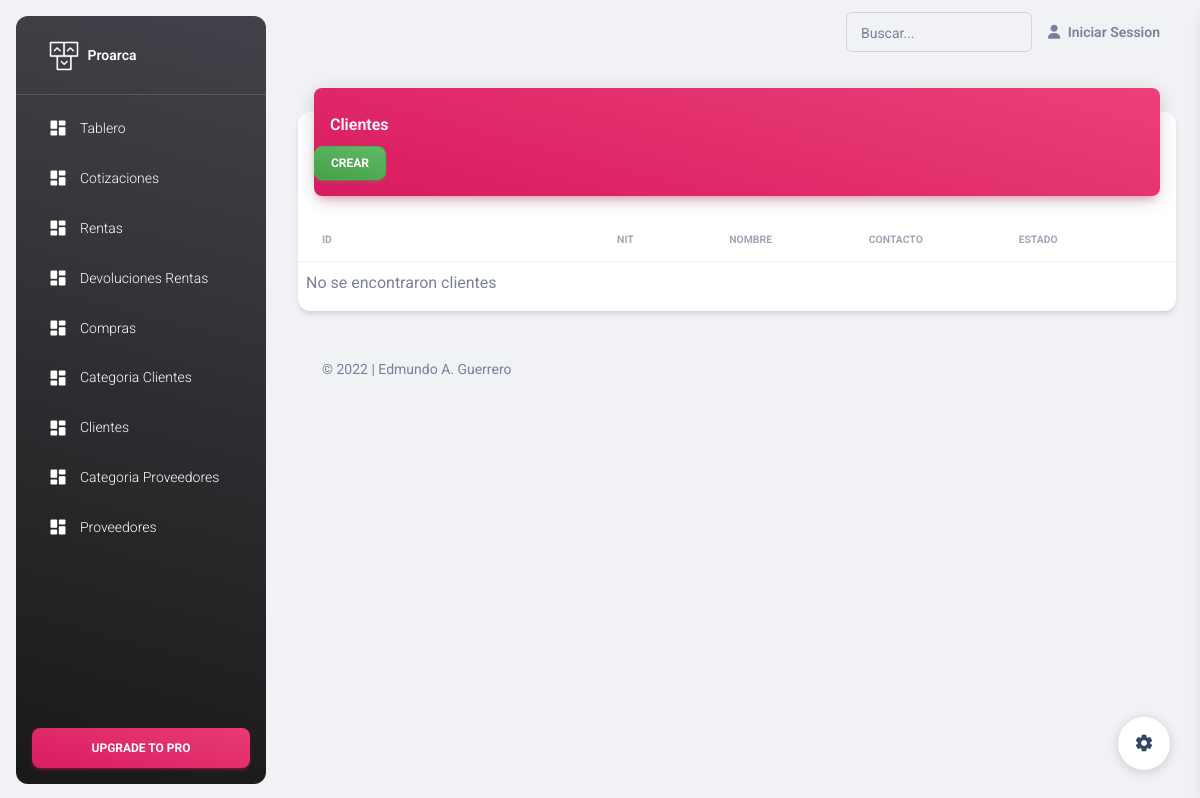
The page /views/pages/Cliente.php on the database its author committed.
### tables this page shows
CREATE TABLE IF NOT EXISTS `modulos` (
  `modulos_id` INT NOT NULL AUTO_INCREMENT,
  `nombre` VARCHAR(50) NOT NULL,
  `estado` INT NOT NULL DEFAULT 0,
  PRIMARY KEY (`modulos_id`));

### controlers/Config.php (called while the page is built, shortened)
<?php
$root = $_SERVER["DOCUMENT_ROOT"];
$dirProyecto = "$root/proarca";
$config = json_decode(file_get_contents("$dirProyecto/config/config.json"));
$dirViews = "/proarca/views";
?>

### models/Basedatos.php (called while the page is built, shortened)
<?php
	Class Basedatos{
	    private $dbh;
	    private $stmt;
	    public function __construct(){
	        $dsn = "mysql:dbname=proarca";
	        $options = array(
	            PDO::ATTR_PERSISTENT    => true,
	            PDO::ATTR_ERRMODE       => PDO::ERRMODE_EXCEPTION
	        );
	        try{
	            $this->dbh = new PDO($dsn, "root", "12345678", $options);
				$this->consulta("ALTER SESSION SET NLS_DATE_FORMAT = 'DD-MM-RRRR'");
				$this->ejecutar();
	        }
	        catch(PDOException $e){
	            $this->error = $e->getMessage();
	        }
	    }
		public function consulta($query){
			$this->stmt = $this->dbh->prepare($query);
		}
		public function ejecutar(){
			return $this->stmt->execute();
		}
		public function obtenerResultados(){
			$this->ejecutar();
			return $this->stmt->fetchAll(PDO::FETCH_ASSOC);
		}
	}
 ?>

### models/Modulos.php (called while the page is built, shortened)
<?php
    require_once("../../controlers/config.php");
    require_once("$dirControlers/Errores.php");
    require_once("Basedatos.php");
    $bd = new Basedatos();
    function obtenerModulos(){
        global $bd;
        $bd->consulta("SELECT * FROM modulos");
        $modulos = $bd->obtenerResultados();
        if($modulos){
            return MensajeUsuario(200,$modulos);
        }else{
            return MensajeUsuario(404, "No se encontraron modulos");
        }
    }
?>

### controlers/Errores.php (called while the page is built, shortened)
<?php
function MensajeUsuario($codigo, $datos){
    $error = array(
        "codigo"=>$codigo,
        "datos"=> $datos
    );
    return $error;
}
?>

### models/Personas.php (called while the page is built, shortened)
<?php
    require_once(__DIR__."/../controlers/config.php");
    require_once("$dirModels/VerificarDatos.php");
    require_once("$dirControlers/Errores.php");
    require_once("Basedatos.php");
    $bd = new Basedatos();
?>

### models/Clientes.php (called while the page is built, shortened)
<?php
    require_once(__DIR__."/../controlers/config.php");
    require_once("$dirModels/VerificarDatos.php");
    require_once("$dirControlers/Errores.php");
    require_once("Basedatos.php");
    $bd = new Basedatos();
    function obtenerClientes(){
        global $bd;
        $bd->consulta("SELECT * FROM clientes");
        $modulos = $bd->obtenerResultados();
        if($modulos){
            return MensajeUsuario(200,$modulos);
        }else{
            return MensajeUsuario(404, "No se encontraron clientes");
        }
    }
?>

### views/pages/BarraLateral.php (the view, shortened to what this page needs)
<?php
  require_once("../../controlers/config.php");
  require_once("$dirModels/Modulos.php");
  $modulos = obtenerModulos()["datos"];
?>
<aside class="sidenav navbar navbar-vertical navbar-expand-xs border-0 border-radius-xl my-3 fixed-start ms-3   bg-gradient-dark" id="sidenav-main">
  <div class="sidenav-header">
    <a class="navbar-brand m-0" href=" https://demos.creative-tim.com/material-dashboard/pages/dashboard " target="_blank">
      <img src="./assets/img/logo-ct.png" class="navbar-brand-img h-100" alt="main_logo">
      <span class="ms-1 font-weight-bold text-white"><?=$config->nombre?></span>
    </a>
  </div>
  <hr class="horizontal light mt-0 mb-2">
  <div class="collapse navbar-collapse  w-auto  max-height-vh-100" id="sidenav-collapse-main">
    <ul class="navbar-nav">
      <?php foreach($modulos as $modulo){ ?>
      <li class="nav-item">
        <a class="nav-link text-white " href="<?=$modulo["ruta"]?>">
          <div class="text-white text-center me-2 d-flex align-items-center justify-content-center">
            <i class="material-icons opacity-10"><?=$modulo["icon"]?></i>
          </div>
          <span class="nav-link-text ms-1"><?=$modulo["nombre"]?></span>
        </a>
      </li>
      <?php } ?>
    </ul>
  </div>
  <div class="sidenav-footer position-absolute w-100 bottom-0 ">
    <div class="mx-3">
      <a class="btn bg-gradient-primary mt-4 w-100" href="https://www.creative-tim.com/product/material-dashboard-pro?ref=sidebarfree" type="button">Upgrade to pro</a>
    </div>
  </div>
</aside>

### views/pages/Cliente.php (shortened to what this page needs)
<?php
require_once("../../controlers/Config.php");
require_once("$dirModels/Clientes.php");
require_once("$dirModels/Personas.php");
$clientes = obtenerClientes()["datos"];
?>
<!DOCTYPE html>
<html lang="es">
<head>
  <link href="<?=$dirViews?>/assets/css/nucleo-icons.css" rel="stylesheet" />
  <link href="<?=$dirViews?>/assets/css/nucleo-svg.css" rel="stylesheet" />
  <link id="pagestyle" href="<?=$dirViews?>/assets/css/material-dashboard.css?v=3.0.2" rel="stylesheet" />
</head>
<body class="g-sidenav-show  bg-gray-200">
  <?php include_once("$dirPages/BarraLateral.php"); ?>
  <main class="main-content position-relative max-height-vh-100 h-100 border-radius-lg ">
    <?php include_once("$dirPages/Encabezado.php"); ?>
    <div class="container-fluid py-4">
      <div class="row">
        <div class="col-12">
          <div class="card my-4">
            <div class="card-header p-0 position-relative mt-n4 mx-3 z-index-2">
              <div class="bg-gradient-primary shadow-primary border-radius-lg pt-4 pb-3">
                <h6 class="text-white text-capitalize ps-3">Clientes</h6>
                <button type="button" class="btn bg-gradient-success btn-outline-success btn-sm mb-0" onclick="window.location.href='ClienteForm.php'">Crear</button>
              </div>
            </div>
            <div class="card-body px-0 pb-2">
              <div class="table-responsive p-0">
                <table class="table align-items-center mb-0">
                  <thead>
                    <tr>
                      <th class="text-uppercase text-secondary text-xxs font-weight-bolder opacity-7">ID</th>
                      <th class="text-uppercase text-secondary text-xxs font-weight-bolder opacity-7 ps-2">NIT</th>
                      <th class="text-center text-uppercase text-secondary text-xxs font-weight-bolder opacity-7">Nombre</th>
                      <th class="text-center text-uppercase text-secondary text-xxs font-weight-bolder opacity-7">Contacto</th>
                      <th class="text-center text-uppercase text-secondary text-xxs font-weight-bolder opacity-7">Estado</th>
                      <th class="text-secondary opacity-7"></th>
                    </tr>
                  </thead>
                  <tbody>
                    <?php if(!is_array($clientes)){ ?>
                      <tr>
                        <td>
                          <?=$clientes?>
                    </td>
                    </tr>
                    <?php } ?>
                  </tbody>
                </table>
              </div>
            </div>
          </div>
        </div>
      </div>
      <?php include_once("$dirPages/PiePagina.php"); ?>
    </div>
  </main>
  <?php include_once("$dirPages/Configuracion.php"); ?>
</body>
</html>

### views/pages/Encabezado.php (shortened to what this page needs)
<?php
    require_once("../../controlers/config.php");
?>
<nav class="navbar navbar-main navbar-expand-lg px-0 mx-4 shadow-none border-radius-xl" id="navbarBlur" navbar-scroll="true">
      <div class="container-fluid py-1 px-3">
        <div class="collapse navbar-collapse mt-sm-0 mt-2 me-md-0 me-sm-4" id="navbar">
          <div class="ms-md-auto pe-md-3 d-flex align-items-center">
            <div class="input-group input-group-outline">
              <label class="form-label">Buscar...</label>
              <input type="text" class="form-control" id="buscarContenido">
            </div>
          </div>
          <ul class="navbar-nav  justify-content-end">
            <li class="nav-item d-flex align-items-center">
              <?php if(isset($_SESSION["token"]) && $_SESSION["token"] != ""){ ?>
              <a href="CerrarSesion.php" class="nav-link text-body font-weight-bold px-0">
                <i class="fa fa-user me-sm-1"></i>
                <span class="d-sm-inline d-none">Cerrar Sesion</span>
              </a>
              <?php }else{ ?>
              <a href="IniciarSesion.php" class="nav-link text-body font-weight-bold px-0">
                <i class="fa fa-user me-sm-1"></i>
                <span class="d-sm-inline d-none">Iniciar Session</span>
              </a>
              <?php } ?>
            </li>
          </ul>
        </div>
      </div>
    </nav>

### views/pages/PiePagina.php (shortened to what this page needs)
<?php
    require_once("../../controlers/config.php");
?>
<footer class="footer py-4  ">
        <div class="container-fluid">
          <div class="row align-items-center justify-content-lg-between">
            <div class="col-lg-6 mb-lg-0 mb-4">
              <div class="copyright text-center text-sm text-muted text-lg-start">
                ©
                | <?=$config->autor?>
              </div>
            </div>
          </div>
        </div>
      </footer>

### views/pages/Configuracion.php (shortened to what this page needs)
<div class="fixed-plugin">
    <a class="fixed-plugin-button text-dark position-fixed px-3 py-2">
      <i class="material-icons py-2">settings</i>
    </a>
  </div>

### rows shown on the page
modulos: nombre "Tablero"
modulos: nombre "Cotizaciones"
modulos: nombre "Rentas"
modulos: nombre "Devoluciones Rentas"
modulos: nombre "Compras"
modulos: nombre "Categoria Clientes"
modulos: nombre "Clientes"
modulos: nombre "Categoria Proveedores"
modulos: nombre "Proveedores"

### other values the page prints
$config->nombre "Proarca"
$clientes "No se encontraron clientes"
$config->autor "Edmundo A. Guerrero"
